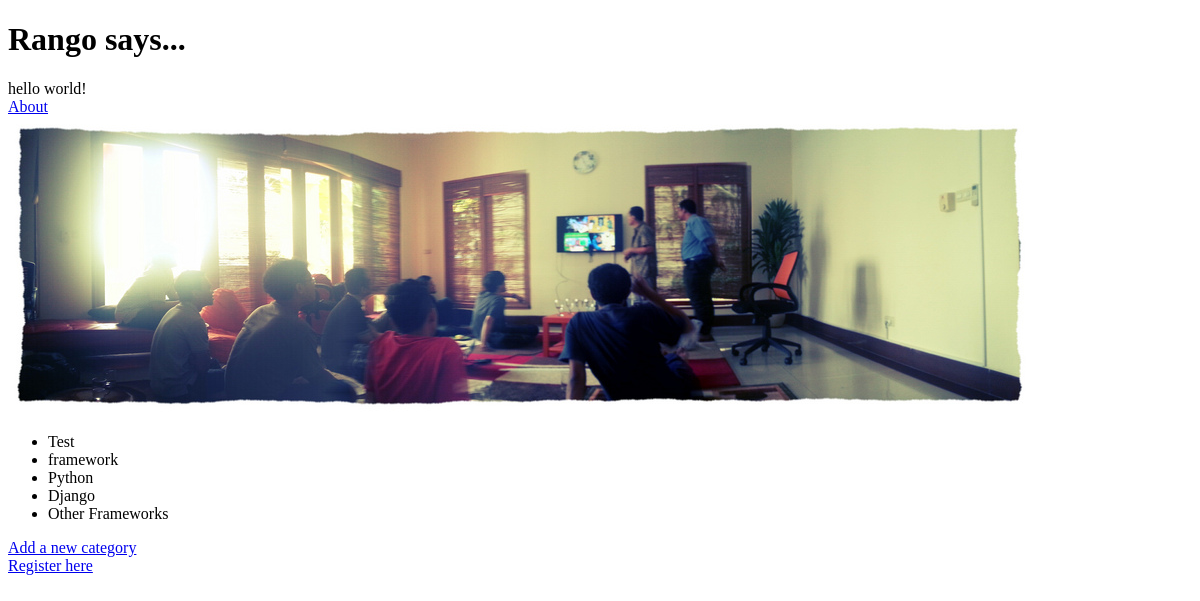
The app's page /rango/, older data.
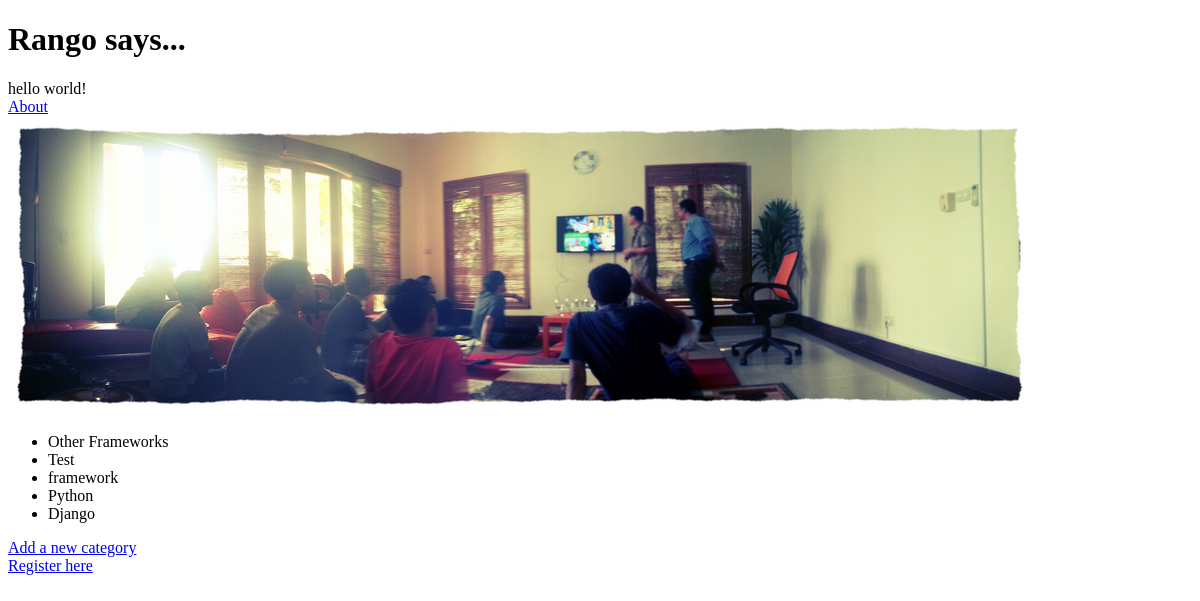
The same page, newer data.
### rango/models.py (models this page shows, shortened)
class Category(models.Model):
    name = models.CharField(max_length=128, unique=True)
    views = models.IntegerField(default=0)
    likes = models.IntegerField(default=0)

### rango/views.py (the view)
def index(request):
    category_list = Category.objects.order_by('-likes')[:5]
    context_dict = {'categories': category_list}
    return render(request, 'rango/index.html', context_dict)

### templates/rango/index.html (shortened to what this page needs)
<!DOCTYPE html>
{% load staticfiles %}
<html>
    <head>
    </head>
    <body>
        <h1>Rango says... </h1>
        hello world! <strong>{{ boldmessage }}</strong><br />
        <a href="/rango/about">About</a><br />
        <img src="{% static "images/oct.jpg" %}" alt="Picture of Rango" />
        {% if categories %}
            <ul>
                {% for category in categories %}
                <li>{{ category.name }}</li>
                {% endfor %}
            </ul>
        {% else %}
            <strong>There are no categories present.</strong>
        {% endif %}
        <a href="/rango/add_category/">Add a new category</a><br />
        <a href="/rango/register/">Register here</a><br />
    </body>
</html>

Row changes from the older to the newer data that the page shows:
changed Category "Other Frameworks": moves up the list
